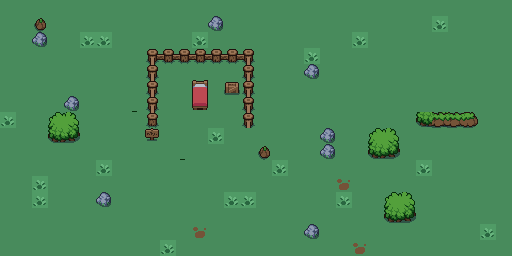

This is a level from a 2D game, rendered from its Tiled map with the project's own tilesets. A one-line summary and the map file follow, with tile-layer data summarised:
An orthogonal 32x16 tile map with 16x16 px tiles, 3 tile layers (ground, bgd_1, fgd_1).

<map version="1.10" tiledversion="1.11.2" orientation="orthogonal" renderorder="right-down" width="32" height="16" tilewidth="16" tileheight="16" infinite="0" nextlayerid="4" nextobjectid="1">
 <tileset firstgid="1" source="map.tsx" />
 <layer id="1" name="ground" width="32" height="16" opacity="0.9">
  <data>[512 cells, 512 non-empty, 1 distinct tile ids]</data>
 </layer>
 <layer id="2" name="bgd_1" width="32" height="16">
  <data>[512 cells, 54 non-empty, 14 distinct tile ids]</data>
 </layer>
 <layer id="3" name="fgd_1" width="32" height="16">
  <data>[512 cells, 16 non-empty, 8 distinct tile ids]</data>
 </layer>
</map>
